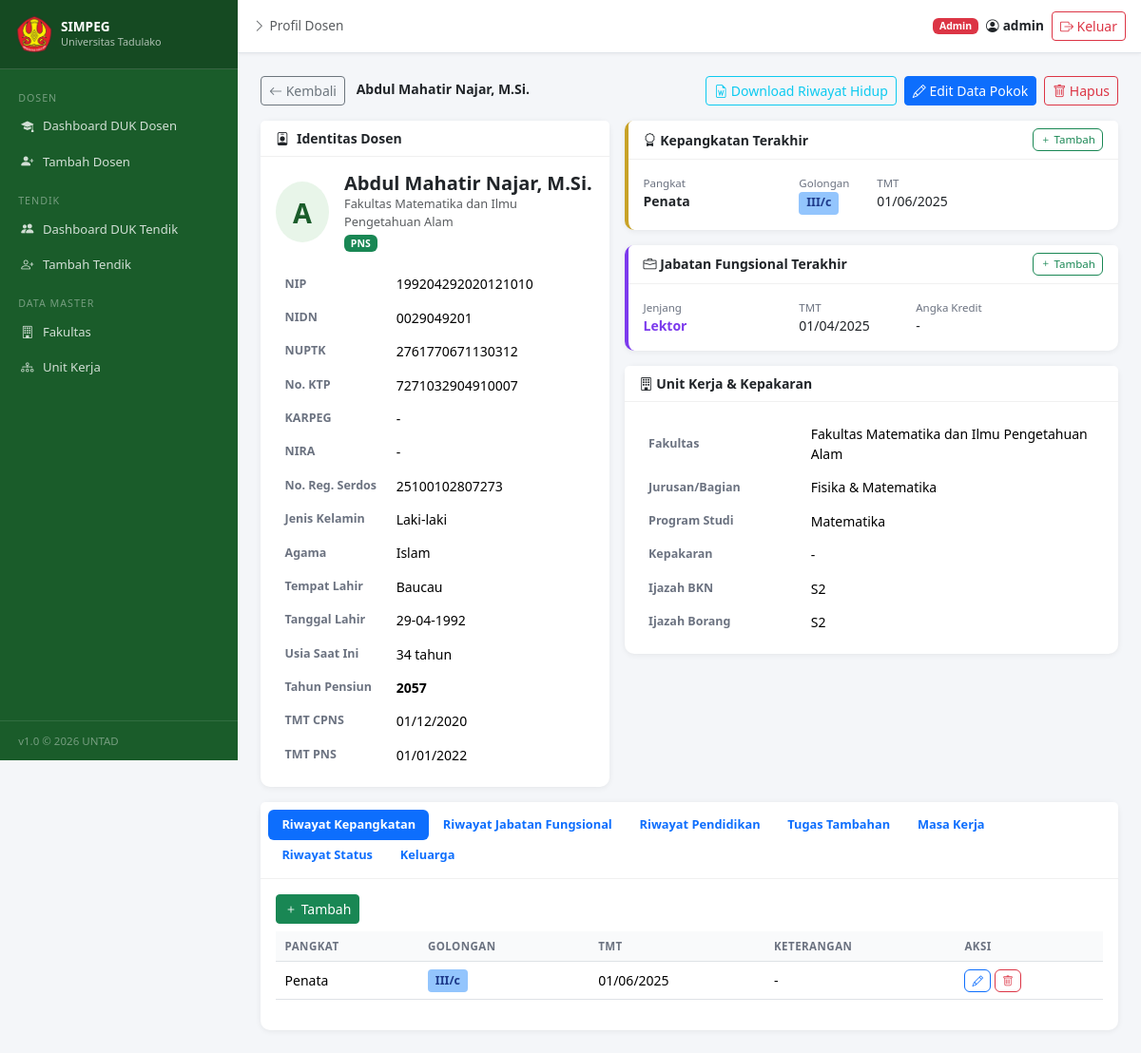
The page /dosen/1160/ (signed in) on the database as committed earlier.
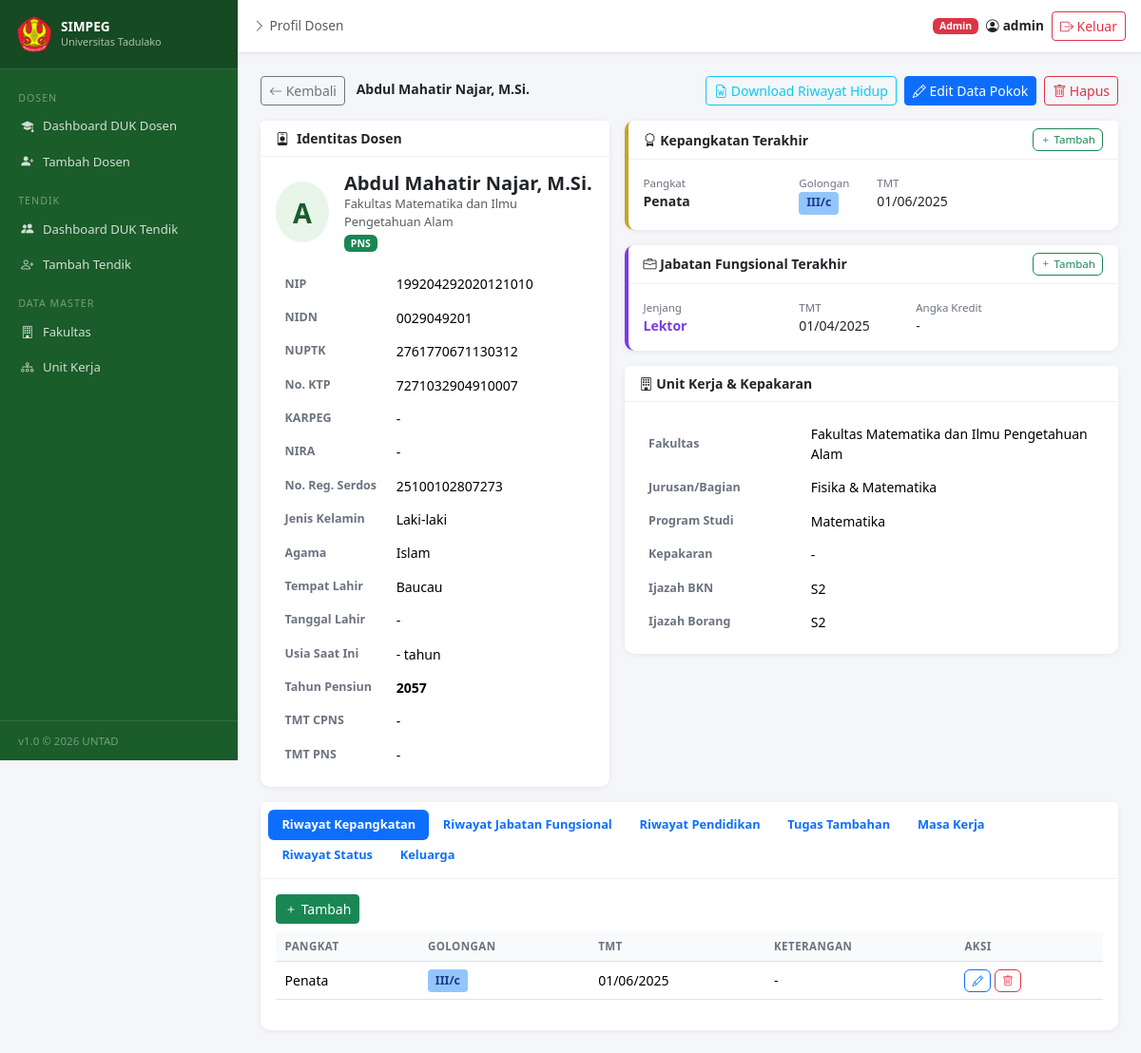
The same page on the database as committed later.
### dosen/models.py (models this page shows, shortened)
class Dosen(models.Model):
    JENIS_KELAMIN_CHOICES = [('L', 'Laki-laki'), ('P', 'Perempuan')]
    AGAMA_CHOICES = [
        ('Islam', 'Islam'), ('Kristen', 'Kristen'), ('Katolik', 'Katolik'),
        ('Hindu', 'Hindu'), ('Budha', 'Budha'), ('Konghucu', 'Konghucu'),
    ]
    STATUS_CHOICES = [('PNS', 'PNS'), ('CPNS', 'CPNS'), ('PPPK', 'PPPK'), ('Non-PNS', 'Non-PNS')]
    nidn = models.CharField(max_length=20, null=True, blank=True, verbose_name="NIDN")
    nuptk = models.CharField(max_length=30, null=True, blank=True, verbose_name="NUPTK")
    nip = models.CharField(max_length=30, unique=True, null=True, blank=True, verbose_name="NIP")
    no_ktp = models.CharField(max_length=20, null=True, blank=True, verbose_name="No. KTP")
    karpeg = models.CharField(max_length=20, null=True, blank=True, verbose_name="KARPEG")
    nira = models.CharField(max_length=50, null=True, blank=True, verbose_name="NIRA")
    no_reg_serdos = models.CharField(max_length=30, null=True, blank=True, verbose_name="No. Reg. Serdos")
    nama_lengkap = models.CharField(max_length=200, verbose_name="Nama Lengkap (dengan gelar)")
    nama_terang = models.CharField(max_length=200, verbose_name="Nama Terang (tanpa gelar)")
    gelar_depan = models.CharField(max_length=100, blank=True, verbose_name="Gelar Depan")
    gelar_belakang = models.CharField(max_length=100, blank=True, verbose_name="Gelar Belakang")
    jenis_kelamin = models.CharField(max_length=1, choices=JENIS_KELAMIN_CHOICES)
    agama = models.CharField(max_length=20, choices=AGAMA_CHOICES, blank=True)
    tempat_lahir = models.CharField(max_length=100, blank=True)
    tanggal_lahir = models.DateField(null=True, blank=True)
    fakultas = models.ForeignKey(Fakultas, on_delete=models.SET_NULL, null=True, related_name='dosen')
    jurusan_bagian = models.CharField(max_length=200, blank=True, verbose_name="Jurusan/Bagian")
    program_studi_nama = models.CharField(max_length=200, blank=True, verbose_name="Program Studi")
    jenjang_prodi = models.CharField(max_length=10, blank=True, verbose_name="Jenjang Prodi")
    status = models.CharField(max_length=20, choices=STATUS_CHOICES, default='PNS')
    tmt_cpns = models.DateField(null=True, blank=True, verbose_name="TMT CPNS")
    tmt_pns = models.DateField(null=True, blank=True, verbose_name="TMT PNS")
    ranting_ilmu = models.CharField(max_length=300, blank=True, verbose_name="Ranting Ilmu/Kepakaran")
    tingkat_ijazah_bkn = models.CharField(max_length=10, blank=True, verbose_name="Tingkat Ijazah BKN")
    tingkat_ijazah_borang = models.CharField(max_length=10, blank=True, verbose_name="Tingkat Ijazah Borang")
    usia_pensiun = models.IntegerField(null=True, blank=True, verbose_name="Usia Pensiun")
    tahun_pensiun = models.IntegerField(null=True, blank=True, verbose_name="Tahun Pensiun")
    created_at = models.DateTimeField(auto_now_add=True)
    updated_at = models.DateTimeField(auto_now=True)
    created_by = models.ForeignKey(User, on_delete=models.SET_NULL, null=True, related_name='dosen_created')
    class Meta:
        ordering = ['nama_lengkap']
        verbose_name_plural = "Dosen"
    @property
    def kepangkatan_terakhir(self):
        return self.riwayat_kepangkatan.order_by('-tmt').first()
    @property
    def jabatan_fungsional_terakhir(self):
        return self.riwayat_jabatan_fungsional.order_by('-tmt').first()
    @property
    def usia_saat_ini(self):
        if self.tanggal_lahir:
            from datetime import date
            today = date.today()
            return today.year - self.tanggal_lahir.year - (
                (today.month, today.day) < (self.tanggal_lahir.month, self.tanggal_lahir.day)
            )
        return None
    @property
    def status_terakhir(self):
        return self.riwayat_status.order_by('-tanggal_mulai').first()

class Fakultas(models.Model):
    kode = models.CharField(max_length=20, unique=True)
    nama = models.CharField(max_length=200)
    class Meta:
        verbose_name_plural = "Fakultas"
        ordering = ['nama']

### dosen/views.py (the view)
# urls.py: path('dosen/<int:pk>/', views.dosen_detail, name='dosen_detail'),
@login_required
def dosen_detail(request, pk):
    dosen = get_object_or_404(Dosen.objects.select_related('fakultas').prefetch_related(
        'riwayat_kepangkatan', 'riwayat_jabatan_fungsional',
        'riwayat_pendidikan', 'tugas_tambahan', 'masa_kerja'
    ), pk=pk)
    context = {
        'dosen': dosen,
        'is_admin': is_admin(request.user),
    }
    return render(request, 'dosen/dosen_detail.html', context)

### dosen/views.py (called while the page is built)
def is_admin(user):
    return user.is_staff or user.is_superuser

### templates/dosen/dosen_detail.html (shortened to what the changed rows need)
{% extends 'dosen/base.html' %}
{% block content %}
<div class="d-flex align-items-center justify-content-between mb-3">
  <div>
    <a href="{% url 'dashboard' %}" class="btn btn-sm btn-outline-secondary me-2"><i class="bi bi-arrow-left"></i> Kembali</a>
    <span class="fw-semibold">{{ dosen.nama_lengkap }}</span>
  </div>
</div>
<div class="row g-3">
  <div class="col-lg-5">
    <div class="card h-100">
      <div class="card-body">
        <div class="d-flex align-items-center gap-3 mb-3">
          <div style="width:64px;height:64px;background:#e8f5e9;border-radius:50%;display:flex;align-items:center;justify-content:center;font-size:1.8rem;font-weight:700;color:#1a5c2a">
            {{ dosen.nama_terang|first|upper }}
          </div>
          <div>
            <h5 class="mb-0 fw-bold">{{ dosen.nama_lengkap }}</h5>
            <div class="text-muted" style="font-size:0.8rem">{{ dosen.fakultas.nama|default:"Fakultas belum ditentukan" }}</div>
            <span class="badge {% if dosen.status == 'PNS' %}bg-success{% elif dosen.status == 'CPNS' %}bg-warning text-dark{% else %}bg-secondary{% endif %} mt-1">{{ dosen.status }}</span>
          </div>
        </div>
        <table class="table table-sm table-borderless mb-0">
          <tr><th style="width:35%;font-size:0.78rem;color:#6b7280">NIP</th><td>{{ dosen.nip|default:"-" }}</td></tr>
          <tr><th style="font-size:0.78rem;color:#6b7280">NIDN</th><td>{{ dosen.nidn|default:"-" }}</td></tr>
          <tr><th style="font-size:0.78rem;color:#6b7280">NUPTK</th><td>{{ dosen.nuptk|default:"-" }}</td></tr>
          <tr><th style="font-size:0.78rem;color:#6b7280">No. KTP</th><td>{{ dosen.no_ktp|default:"-" }}</td></tr>
          <tr><th style="font-size:0.78rem;color:#6b7280">KARPEG</th><td>{{ dosen.karpeg|default:"-" }}</td></tr>
          <tr><th style="font-size:0.78rem;color:#6b7280">NIRA</th><td>{{ dosen.nira|default:"-" }}</td></tr>
          <tr><th style="font-size:0.78rem;color:#6b7280">No. Reg. Serdos</th><td>{{ dosen.no_reg_serdos|default:"-" }}</td></tr>
          <tr><th style="font-size:0.78rem;color:#6b7280">Jenis Kelamin</th><td>{{ dosen.get_jenis_kelamin_display }}</td></tr>
          <tr><th style="font-size:0.78rem;color:#6b7280">Agama</th><td>{{ dosen.agama|default:"-" }}</td></tr>
          <tr><th style="font-size:0.78rem;color:#6b7280">Tempat Lahir</th><td>{{ dosen.tempat_lahir|default:"-" }}</td></tr>
          <tr><th style="font-size:0.78rem;color:#6b7280">Tanggal Lahir</th><td>{{ dosen.tanggal_lahir|date:"d-m-Y"|default:"-" }}</td></tr>
          <tr><th style="font-size:0.78rem;color:#6b7280">Usia Saat Ini</th><td>{{ dosen.usia_saat_ini|default:"-" }} tahun</td></tr>
          <tr><th style="font-size:0.78rem;color:#6b7280">Tahun Pensiun</th><td><strong>{{ dosen.tahun_pensiun|default:"-" }}</strong></td></tr>
          <tr><th style="font-size:0.78rem;color:#6b7280">TMT CPNS</th><td>{{ dosen.tmt_cpns|date:"d/m/Y"|default:"-" }}</td></tr>
          <tr><th style="font-size:0.78rem;color:#6b7280">TMT PNS</th><td>{{ dosen.tmt_pns|date:"d/m/Y"|default:"-" }}</td></tr>
        </table>
      </div>
    </div>
  </div>
  <div class="col-lg-7">
    <div class="row g-3">
      <div class="col-12">
        <div class="card">
          <div class="card-body">
            <table class="table table-sm table-borderless mb-0">
              <tr><th style="width:35%;font-size:0.78rem;color:#6b7280">Fakultas</th><td>{{ dosen.fakultas.nama|default:"-" }}</td></tr>
              <tr><th style="font-size:0.78rem;color:#6b7280">Jurusan/Bagian</th><td>{{ dosen.jurusan_bagian|default:"-" }}</td></tr>
              <tr><th style="font-size:0.78rem;color:#6b7280">Program Studi</th><td>{{ dosen.program_studi_nama|default:"-" }}</td></tr>
              <tr><th style="font-size:0.78rem;color:#6b7280">Kepakaran</th><td>{{ dosen.ranting_ilmu|default:"-" }}</td></tr>
              <tr><th style="font-size:0.78rem;color:#6b7280">Ijazah BKN</th><td>{{ dosen.tingkat_ijazah_bkn|default:"-" }}</td></tr>
              <tr><th style="font-size:0.78rem;color:#6b7280">Ijazah Borang</th><td>{{ dosen.tingkat_ijazah_borang|default:"-" }}</td></tr>
            </table>
          </div>
        </div>
      </div>
    </div>
  </div>
</div>
<div class="card mt-3">
  <div class="card-body tab-content">
    <div class="tab-pane fade show active" id="tab-kepangkatan">
      <table class="table table-sm table-hover">
        <thead><tr><th>Pangkat</th><th>Golongan</th><th>TMT</th><th>Keterangan</th>{% if is_admin %}<th>Aksi</th>{% endif %}</tr></thead>
      </table>
    </div>
  </div>
</div>
{% endblock %}

Rows that differ between the two databases and show on the page:
changed Dosen "Abdul Mahatir Najar, M.Si.": tanggal_lahir "29-04-1992" → "-"; usia_saat_ini "34" → "-"; tmt_cpns "01/12/2020" → "-"; tmt_pns "01/01/2022" → "-"
